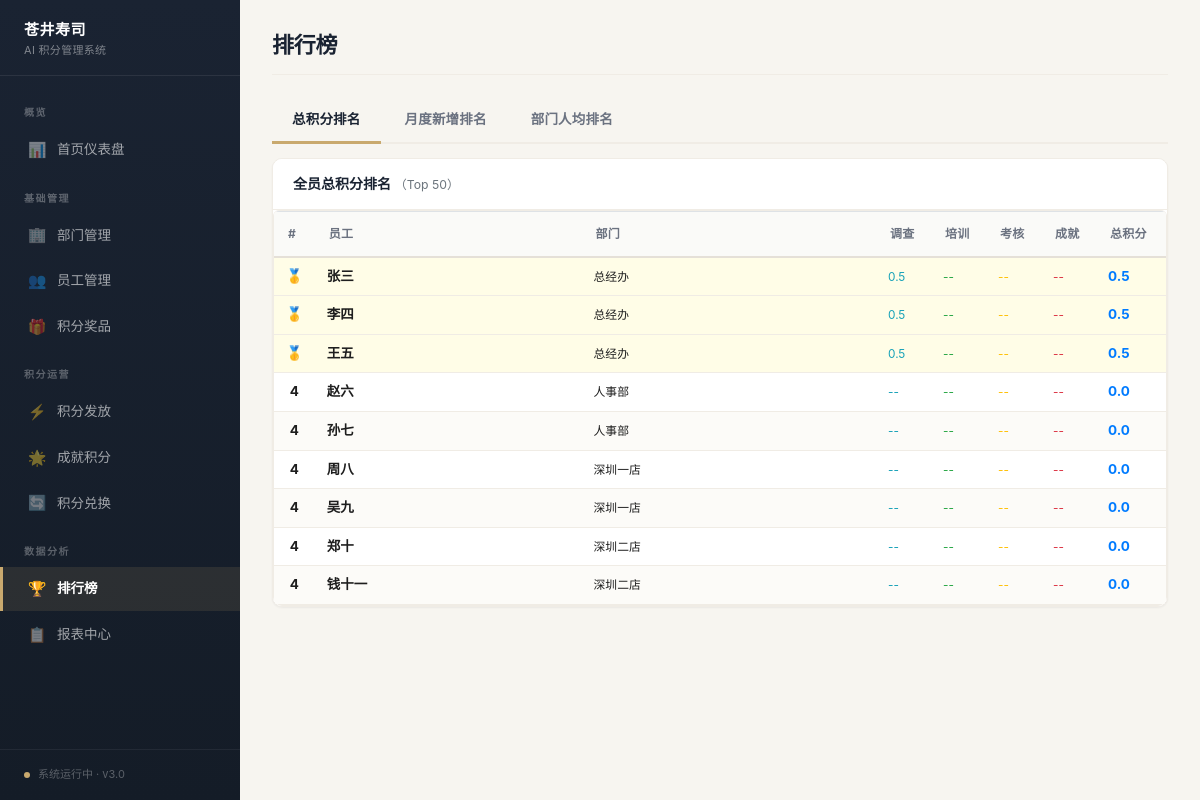
Before: /pages/leaderboard.php with the older database file.
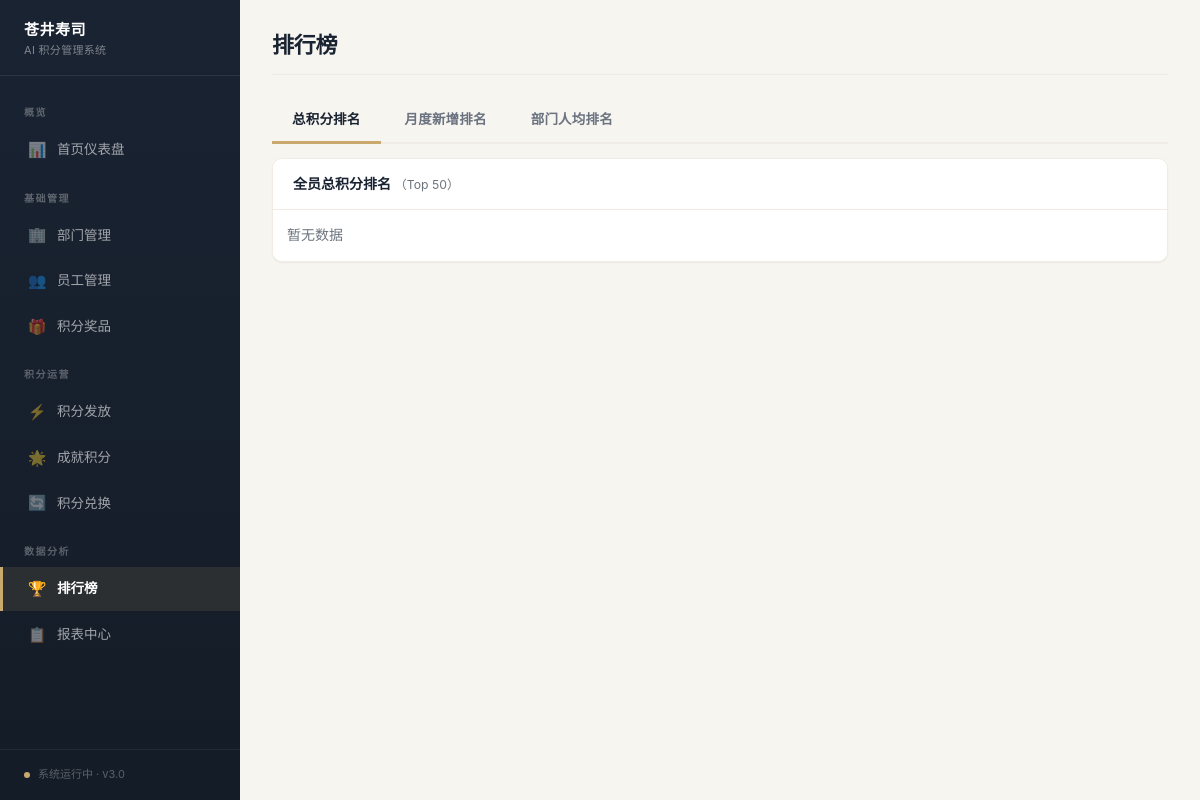
After: the same page with the newer database file.
### tables this page shows
CREATE TABLE employees (
        id            INTEGER PRIMARY KEY AUTOINCREMENT,
        name          TEXT    NOT NULL,
        department_id INTEGER NOT NULL REFERENCES departments(id),
        phone         TEXT    DEFAULT '',
        email         TEXT    DEFAULT '',
        ai_level      TEXT    NOT NULL DEFAULT 'L0'
                              CHECK(ai_level IN ('L0','L1','L2','L3','L4')),
        status        TEXT    NOT NULL DEFAULT '在职'
                              CHECK(status IN ('在职','离职')),
        created_at    TEXT    NOT NULL DEFAULT (datetime('now','localtime')),
        updated_at    TEXT    NOT NULL DEFAULT (datetime('now','localtime'))
    );

### pages/leaderboard.php (the view, shortened to what this page needs)
<?php
require_once __DIR__ . '/../includes/layout.php';
$db = getDB();
$activeList = $_GET['list'] ?? 'total';
$totalRank = $db->prepare(
    "SELECT e.id, e.name, d.name AS dept_name,
            COALESCE(SUM(pl.points), 0) AS total_pts,
            COALESCE(SUM(CASE WHEN pl.type = 'survey' THEN pl.points ELSE 0 END), 0) AS survey_pts,
            COALESCE(SUM(CASE WHEN pl.type = 'training' THEN pl.points ELSE 0 END), 0) AS training_pts,
            COALESCE(SUM(CASE WHEN pl.type = 'exam' THEN pl.points ELSE 0 END), 0) AS exam_pts,
            COALESCE(SUM(CASE WHEN pl.type = 'achievement' THEN pl.points ELSE 0 END), 0) AS achieve_pts
     FROM employees e
     JOIN departments d ON e.department_id = d.id
     LEFT JOIN points_log pl ON pl.employee_id = e.id
     WHERE e.status = '在职'
     GROUP BY e.id
     ORDER BY total_pts DESC
     LIMIT 50"
);
$totalRank->execute();
$totalRankings = $totalRank->fetchAll();
?>
<div class="page-header">
    <h2>排行榜</h2>
</div>
<ul class="nav nav-tabs mb-3" id="rankTabs">
    <li class="nav-item">
        <a class="nav-link <?php echo $activeList === 'total' ? 'active' : ''; ?>"
           href="?list=total">总积分排名</a>
    </li>
    <li class="nav-item">
        <a class="nav-link <?php echo $activeList === 'monthly' ? 'active' : ''; ?>"
           href="?list=monthly">月度新增排名</a>
    </li>
    <li class="nav-item">
        <a class="nav-link <?php echo $activeList === 'dept' ? 'active' : ''; ?>"
           href="?list=dept">部门人均排名</a>
    </li>
</ul>
<?php if ($activeList === 'total'): ?>
<div class="card">
    <div class="card-header"><strong>全员总积分排名</strong> <small class="text-muted">（Top 50）</small></div>
    <div class="card-body p-0">
        <?php if (empty($totalRankings)): ?>
        <div class="p-3 text-muted">暂无数据</div>
        <?php else: ?>
        <div class="table-responsive" style="max-height:600px;overflow-y:auto;">
        <table class="table table-sm table-striped mb-0">
            <thead style="position:sticky;top:0;background:#fff;z-index:1;">
                <tr>
                    <th style="width:40px;">#</th>
                    <th>员工</th>
                    <th>部门</th>
                    <th style="width:55px;" title="调查">调查</th>
                    <th style="width:55px;" title="培训">培训</th>
                    <th style="width:55px;" title="考核">考核</th>
                    <th style="width:55px;" title="成就">成就</th>
                    <th style="width:70px;">总积分</th>
                </tr>
            </thead>
            <tbody>
                <?php $rank = 0; $prevPts = null; ?>
                <?php foreach ($totalRankings as $i => $r):
                    if ($prevPts !== $r['total_pts']) $rank = $i + 1;
                    $prevPts = $r['total_pts'];
                    $medal = ($rank === 1) ? '🥇' : (($rank === 2) ? '🥈' : (($rank === 3) ? '🥉' : $rank));
                ?>
                <tr<?php echo $rank <= 3 ? ' style="background:#fffde7;"' : ''; ?>>
                    <td class="text-center font-weight-bold"><?php echo $medal; ?></td>
                    <td><strong><?php echo htmlspecialchars($r['name'], ENT_QUOTES, 'UTF-8'); ?></strong></td>
                    <td><small><?php echo htmlspecialchars($r['dept_name'], ENT_QUOTES, 'UTF-8'); ?></small></td>
                    <td><small class="text-info"><?php echo $r['survey_pts'] > 0 ? number_format($r['survey_pts'], 1) : '--'; ?></small></td>
                    <td><small class="text-success"><?php echo $r['training_pts'] > 0 ? number_format($r['training_pts'], 1) : '--'; ?></small></td>
                    <td><small class="text-warning"><?php echo $r['exam_pts'] > 0 ? number_format($r['exam_pts'], 1) : '--'; ?></small></td>
                    <td><small class="text-danger"><?php echo $r['achieve_pts'] > 0 ? number_format($r['achieve_pts'], 1) : '--'; ?></small></td>
                    <td><strong class="text-primary"><?php echo number_format($r['total_pts'], 1); ?></strong></td>
                </tr>
                <?php endforeach; ?>
            </tbody>
        </table>
        </div>
        <?php endif; ?>
    </div>
</div>
<?php endif; ?>
<?php
$content = ob_get_clean();
renderLayout('排行榜', 'rank', $content);

### includes/layout.php (shortened to what this page needs)
<?php
function renderLayout(string $title, string $activeNav, string $content): void
{
    $navGroups = [
        [
            'label' => '概览',
            'items' => [
                ['key' => 'dashboard',  'label' => '首页仪表盘', 'href' => '/dashboard.php',        'icon' => '📊', 'enabled' => true],
            ]
        ],
        [
            'label' => '基础管理',
            'items' => [
                ['key' => 'departments', 'label' => '部门管理',   'href' => '/pages/department.php',  'icon' => '🏢', 'enabled' => true],
                ['key' => 'employees',   'label' => '员工管理',   'href' => '/index.php',             'icon' => '👥', 'enabled' => true],
                ['key' => 'prizes',      'label' => '积分奖品',   'href' => '/pages/prizes.php',      'icon' => '🎁', 'enabled' => true],
            ]
        ],
        [
            'label' => '积分运营',
            'items' => [
                ['key' => 'points',      'label' => '积分发放',   'href' => '/pages/points.php',      'icon' => '⚡', 'enabled' => true],
                ['key' => 'achievement', 'label' => '成就积分',   'href' => '/pages/achievement.php', 'icon' => '🌟', 'enabled' => true],
                ['key' => 'exchange',    'label' => '积分兑换',   'href' => '/pages/exchange.php',    'icon' => '🔄', 'enabled' => true],
            ]
        ],
        [
            'label' => '数据分析',
            'items' => [
                ['key' => 'rank',        'label' => '排行榜',     'href' => '/pages/leaderboard.php', 'icon' => '🏆', 'enabled' => true],
                ['key' => 'reports',     'label' => '报表中心',   'href' => '/pages/reports.php',     'icon' => '📋', 'enabled' => true],
            ]
        ],
    ];
    ?><!DOCTYPE html>
<html lang="zh-CN">
<head>
    <link rel="stylesheet" href="https://cdn.jsdelivr.net/npm/bootstrap@4.6.2/dist/css/bootstrap.min.css">
    <link rel="stylesheet" href="/assets/css/style.css">
</head>
<body>
<aside class="sidebar">
    <div class="sidebar-brand">
        <div class="brand-name">苍井寿司</div>
        <div class="brand-sub">AI 积分管理系统</div>
    </div>
    <nav class="sidebar-nav">
        <?php foreach ($navGroups as $group): ?>
        <div class="nav-section-label"><?php echo htmlspecialchars($group['label'], ENT_QUOTES, 'UTF-8'); ?></div>
        <?php foreach ($group['items'] as $item): ?>
            <?php if ($item['enabled']): ?>
                <a href="<?php echo htmlspecialchars($item['href'], ENT_QUOTES, 'UTF-8'); ?>"
                   class="<?php echo $item['key'] === $activeNav ? 'active' : ''; ?>">
                    <span class="nav-icon"><?php echo $item['icon']; ?></span>
                    <?php echo htmlspecialchars($item['label'], ENT_QUOTES, 'UTF-8'); ?>
                </a>
            <?php endif; ?>
        <?php endforeach; ?>
        <?php endforeach; ?>
    </nav>
    <div class="sidebar-footer">
        <span class="status-dot"></span>
        <span>系统运行中 · v3.0</span>
    </div>
</aside>
<main class="content">
    <?php echo $content; ?>
</main>
</body>
</html>
<?php
}

Changed rows visible on the page:
removed employees: medal "🥇", name "张三", dept_name "总经办", survey_pts "0.5", total_pts "0.5"
removed employees: medal "🥇", name "李四", dept_name "总经办", survey_pts "0.5", total_pts "0.5"
removed employees: medal "🥇", name "王五", dept_name "总经办", survey_pts "0.5", total_pts "0.5"
removed employees: medal "4", name "赵六", dept_name "人事部", total_pts "0.0"
removed employees: medal "4", name "孙七", dept_name "人事部", total_pts "0.0"
removed employees: medal "4", name "周八", dept_name "深圳一店", total_pts "0.0"
removed employees: medal "4", name "吴九", dept_name "深圳一店", total_pts "0.0"
removed employees: medal "4", name "郑十", dept_name "深圳二店", total_pts "0.0"
removed employees: medal "4", name "钱十一", dept_name "深圳二店", total_pts "0.0"
Other visible differences:
text no longer shown: "# 员工 部门 调查 培训 考核 成就 总积分"
text now shown: "暂无数据"
